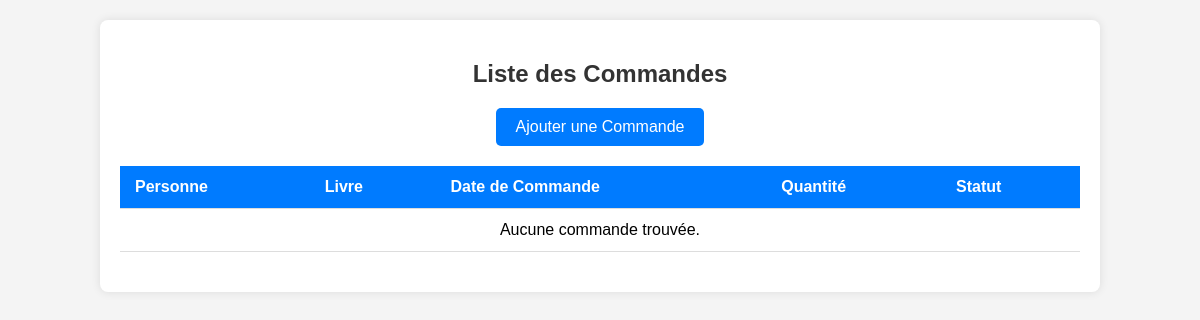
The app's page /commandes/, older data.
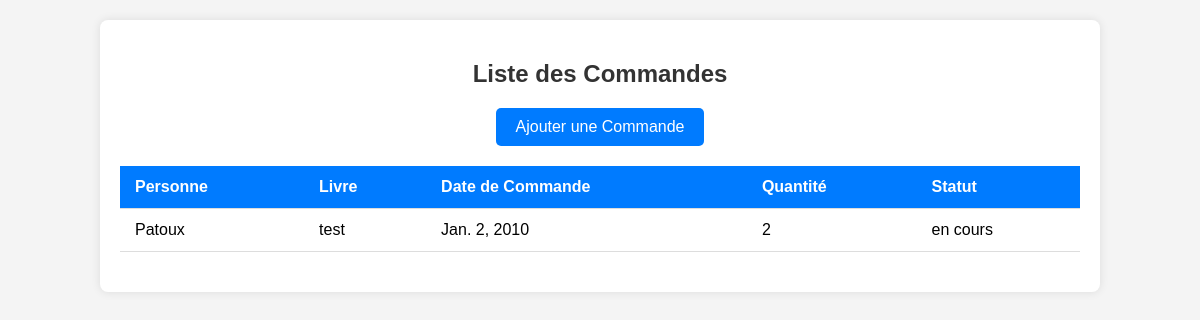
The same page, newer data.
### gui/models.py (models this page shows, shortened)
class Commander(models.Model):
    personne = models.ForeignKey(Personne, on_delete=models.CASCADE)
    livre = models.ForeignKey(Livre, on_delete=models.CASCADE)
    date_commande = models.DateField()
    quantite = models.IntegerField()
    statut = models.CharField(max_length=50)
    class Meta:
        db_table = 'Commander'

class Personne(AbstractBaseUser, PermissionsMixin):
    nom = models.CharField(max_length=100)
    prenom = models.CharField(max_length=100)
    date_naissance = models.DateField()
    telephone = models.CharField(max_length=15)
    email = models.EmailField(unique=True)  # Champ unique pour l'identification
    date_creation = models.DateField(auto_now_add=True)
    solde = models.DecimalField(max_digits=10, decimal_places=2)
    adresse = models.ForeignKey('Adresse', on_delete=models.CASCADE)
    role = models.ForeignKey('Role', on_delete=models.CASCADE)
    is_active = models.BooleanField(default=True)
    is_staff = models.BooleanField(default=False)
    is_superuser = models.BooleanField(default=False)
    objects = PersonneManager()
    USERNAME_FIELD = 'email'  # Utiliser l'email comme identifiant unique
    REQUIRED_FIELDS = ['nom', 'prenom']
    class Meta:
        db_table = 'Personne'

class Livre(models.Model):
    isbn13 = models.CharField(max_length=13, primary_key=True)
    titre = models.CharField(max_length=255)
    type = models.CharField(max_length=50)
    genre_litteraire = models.CharField(max_length=100)
    sous_genre = models.CharField(max_length=100)
    illustrateur = models.CharField(max_length=100, blank=True, null=True)
    langue = models.CharField(max_length=50)
    format = models.CharField(max_length=50)
    nombre_pages = models.IntegerField()
    dimensions = models.CharField(max_length=50)
    date_parution = models.DateField()
    localisation = models.CharField(max_length=100)
    synopsis = models.TextField()
    prix = models.DecimalField(max_digits=10, decimal_places=2)
    url_reference = models.URLField(blank=True, null=True)
    traducteur = models.CharField(max_length=100, blank=True, null=True)
    quantite_disponible = models.IntegerField()
    quantite_totale = models.IntegerField()
    quantite_minimale = models.IntegerField()
    editeur = models.ForeignKey(Editeur, on_delete=models.CASCADE)
    class Meta:
        db_table = 'Livre'

### gui/views.py (the view)
# urls.py: path('commandes/', CommanderList.as_view(), name='commandes_list'),
class CommanderList(ListView):
    model = Commander
    template_name = 'gui/lister_commandes.html'

### templates/gui/lister_commandes.html (shortened to what this page needs)
<!DOCTYPE html>
<html lang="fr">
<head>
</head>
<body>
<div class="container">
    <h2>Liste des Commandes</h2>
    <a href="/commandes/create/" class="add-button">Ajouter une Commande</a>
    <table>
        <thead>
            <tr>
                <th>Personne</th>
                <th>Livre</th>
                <th>Date de Commande</th>
                <th>Quantité</th>
                <th>Statut</th>
            </tr>
        </thead>
        <tbody>
            {% for commande in object_list %}
            <tr>
                <td>{{ commande.personne.nom }}</td>
                <td>{{ commande.livre.titre }}</td>
                <td>{{ commande.date_commande }}</td>
                <td>{{ commande.quantite }}</td>
                <td>{{ commande.statut }}</td>
            </tr>
            {% empty %}
            <tr>
                <td colspan="5" style="text-align: center;">Aucune commande trouvée.</td>
            </tr>
            {% endfor %}
        </tbody>
    </table>
</div>
</body>
</html>

### templates/gui/lister_commandes.html (style rules this page uses)
body { font-family: Arial, sans-serif; margin: 0; padding: 0; background-color: #f4f4f4; }
.container { width: 80%; margin: 20px auto; background: #fff; padding: 20px; border-radius: 8px; box-shadow: 0 0 10px rgba(0, 0, 0, 0.1); }
h2 { color: #333; text-align: center; margin-bottom: 20px; }
table { width: 100%; border-collapse: collapse; margin: 20px 0; font-size: 16px; }
table th, table td { padding: 12px 15px; text-align: left; border-bottom: 1px solid #ddd; }
table th { background-color: #007BFF; color: white; }
.add-button { display: block; width: fit-content; margin: 20px auto; padding: 10px 20px; text-align: center; background-color: #007BFF; color: white; text-decoration: none; border-radius: 5px; font-size: 16px; }

Row changes from the older to the newer data that the page shows:
added Commander: personne.nom "Patoux", livre.titre "test", date_commande "Jan. 2, 2010", quantite "2", statut "en cours"
Text that changed along with them:
text no longer shown: "Aucune commande trouvée."
